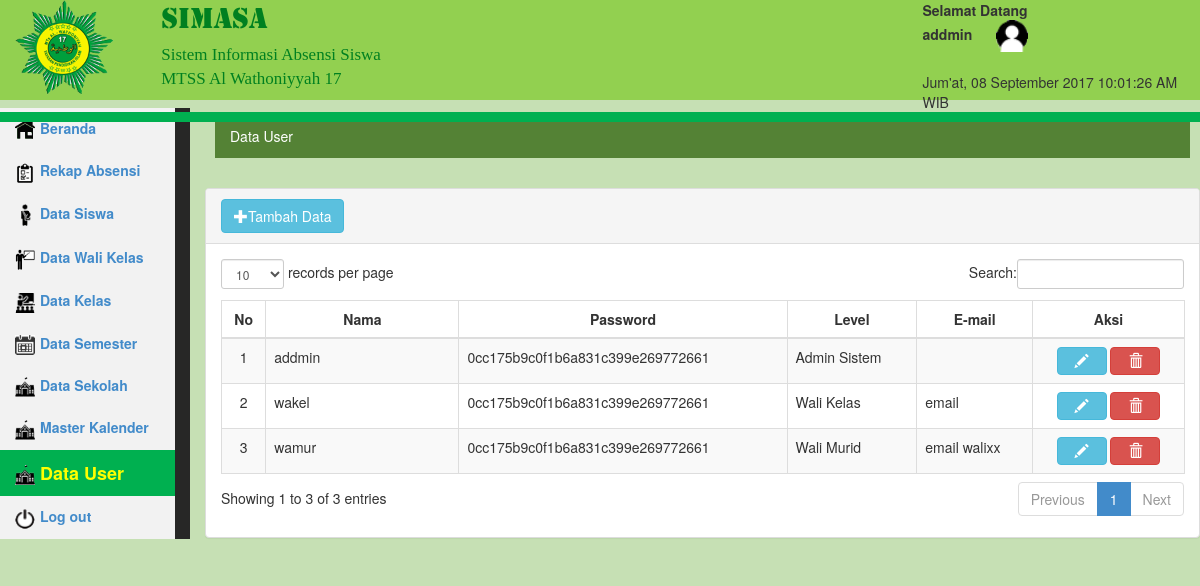
Screenshot of /media.php?module=user (signed in) with the database file from the repository.
### tables this page shows
CREATE TABLE `user` (
  `id_user` int(10) NOT NULL AUTO_INCREMENT,
  `nama` varchar(100) NOT NULL,
  `pass` text NOT NULL,
  `email` varchar(100) NOT NULL,
  `id_usergroup` int(11) DEFAULT NULL,
  PRIMARY KEY (`id_user`),
  KEY `id_user` (`id_user`)
);

CREATE TABLE `usergroup` (
  `id_usergroup` int(11) NOT NULL AUTO_INCREMENT,
  `nama_usergroup` varchar(20) NOT NULL,
  `id_user` int(10) NOT NULL,
  PRIMARY KEY (`id_usergroup`),
  KEY `id_user` (`id_user`)
);

### module/user/user_data.php (the view, shortened to what this page needs)
<?php
include('config/conn.php');
?>
<link rel="stylesheet" href="css/beranda.css">
<div class="row" style="margin:10px">
    <div id="">
        <ol class="breadcrumb">
            <li class="link_breadcrumb" href="#">Data User </li>
        </ol>
    </div>
</div>
<div class="row">
    <div class="col-lg-12">
        <div class="panel panel-default">
            <div class="panel-heading" style="font-weight:bold">
                <a href="?module=user_input&act=input">
                    <button class="btn btn-info"><span class="glyphicon glyphicon-plus"></span>Tambah Data</button>
                </a>
            </div>
            <div class="panel-body">
                <div class="table-responsive">
                    <table class="table table-striped table-bordered table-hover" id="table_data">
                        <thead>
                            <tr>
                                <th class="text-center">No</th>
                                <th class="text-center" width="20%">Nama</th>
                                <th class="text-center">Password</th>
                                <th class="text-center">Level</th>
                                <th class="text-center">E-mail</th>
                                <th class="text-center">Aksi</th>
                            </tr>
                        </thead>
                        <tbody>
<?php
    $no     = 1;
    $sql    = mysqli_query($conn, "SELECT u.*, ug.nama_usergroup
            FROM user u
            JOIN usergroup ug on u.id_usergroup = ug.id_usergroup");
    if($sql){
        while($rs = mysqli_fetch_array($sql) ) {
            ?>
                    <tr class="odd gradeX">
                        <td style="text-align: center;"><?php echo $no;  ?></td>
                        <td><?php echo $rs['nama'];  ?></td>
                        <td><?php echo $rs['pass'];  ?></td>
                        <td><?php echo $rs['nama_usergroup'];  ?></td>
                        <td><?php echo $rs['email'];  ?></td>
                        <td class="text-center">
                    		<a href="./././media.php?module=user_input&act=edit&id=<?php echo $rs['id_user'] ?>">
                    	   	   <button type="button" class="btn btn-info btn-aksi"><span class="glyphicon glyphicon-pencil"></button>
                            </a>
                               <button onclick="hapus_data(<?php echo $rs['id_user'] ?>)" type="button" class="btn btn-danger btn-aksi"><span class="glyphicon glyphicon-trash"></button></a>
                        </td>
                    </tr>
            <?php
            $no++;
            }
        }
        ?>
                        </tbody>
                    </table>
                </div>
            </div>
        </div>
    </div>
</div>

### css/sb-admin.css (style rules this page uses)
body { padding-top: 100px; background-color: #f8f8f8; }
@media (min-width:768px) { body { padding-top: 50px; } }

### css/media.css (style rules this page uses)
.btn-aksi { width: 50px; padding: 3px; }

### css/beranda.css (style rules this page uses)
.breadcrumb { background-color: #548235; height: 40px; border-radius: 0px; }
.link_breadcrumb { color: #ffffff; }

### rows the page displays
user: nama "addmin", pass "0cc175b9c0f1b6a831c399e269772661", id_usergroup.nama_usergroup "Admin Sistem"
user: nama "wakel", pass "0cc175b9c0f1b6a831c399e269772661", id_usergroup.nama_usergroup "Wali Kelas", email "email"
user: nama "wamur", pass "0cc175b9c0f1b6a831c399e269772661", id_usergroup.nama_usergroup "Wali Murid", email "email walixx"

### other values shown
$_SESSION['nama_login'] "addmin"
$hari "Jum'at"
